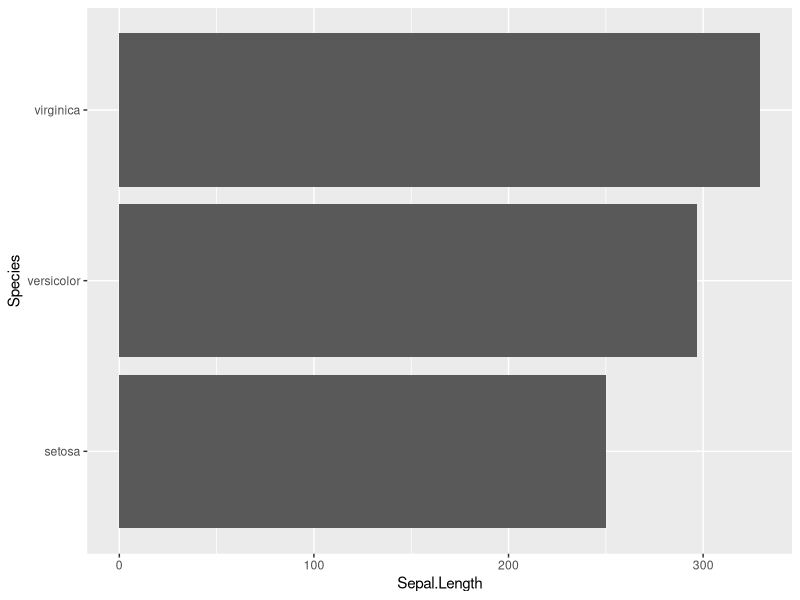
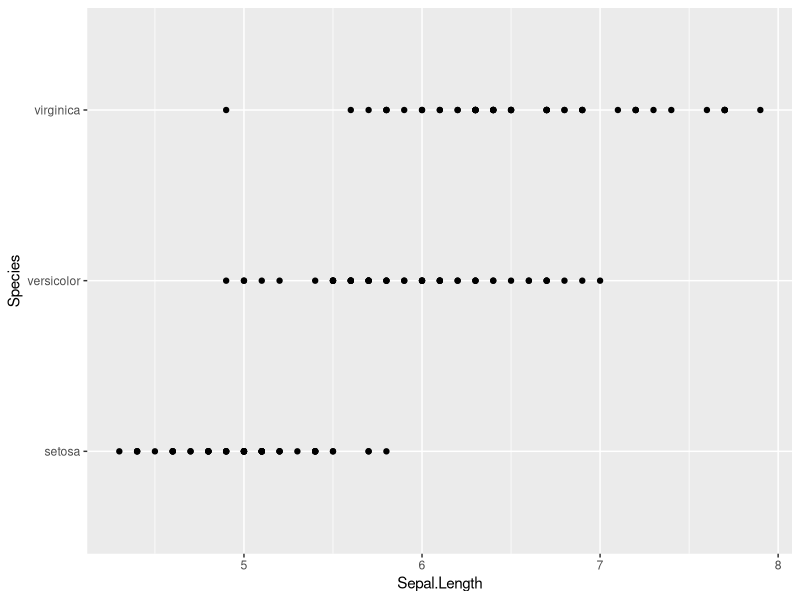
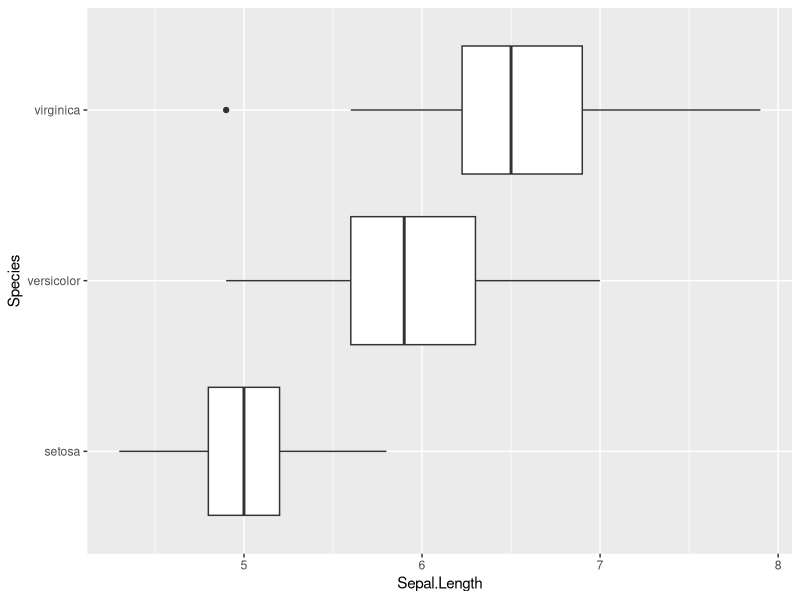

Write R code to recreate these figures, in order.
## ---- chunk 1
print("First R lesson.")
## ---- chunk 2
print(23)
## ---- chunk 3
x <- "First R lesson."
x
## ---- chunk 4
x <- "First"
cat(x, "R lesson.")
sprintf("%s R lesson.",x)
## ---- chunk 5
x = 23
x
## ---- chunk 6
x <- "First program."
x
## ---- chunk 7
"First Program." -> x
x
## ---- chunk 8
x<- y<- 23
x
y
## ---- chunk 9
f_Name <- function (argument) {
statement
}

## ---- chunk 10
power <- function(x, y) {
  p <- x^y
print(paste(x,"raised to the power", y, "is", p))
}
## ---- chunk 11
power(4,3)
## ---- chunk 12
#install.packages()
## ---- chunk 13
library(ggplot2)
head(iris)
## ---- chunk 14
ggplot(data = iris, aes(x = Sepal.Length, y = Species)) +
    geom_bar(stat= "identity")
## ---- chunk 15
plot <- ggplot(data = iris, aes(x = Sepal.Length, y = Species)) 
    plot+
    geom_point()
## ---- chunk 16
plot+
  geom_boxplot()

## ---- chunk 17
library(tidyverse)
